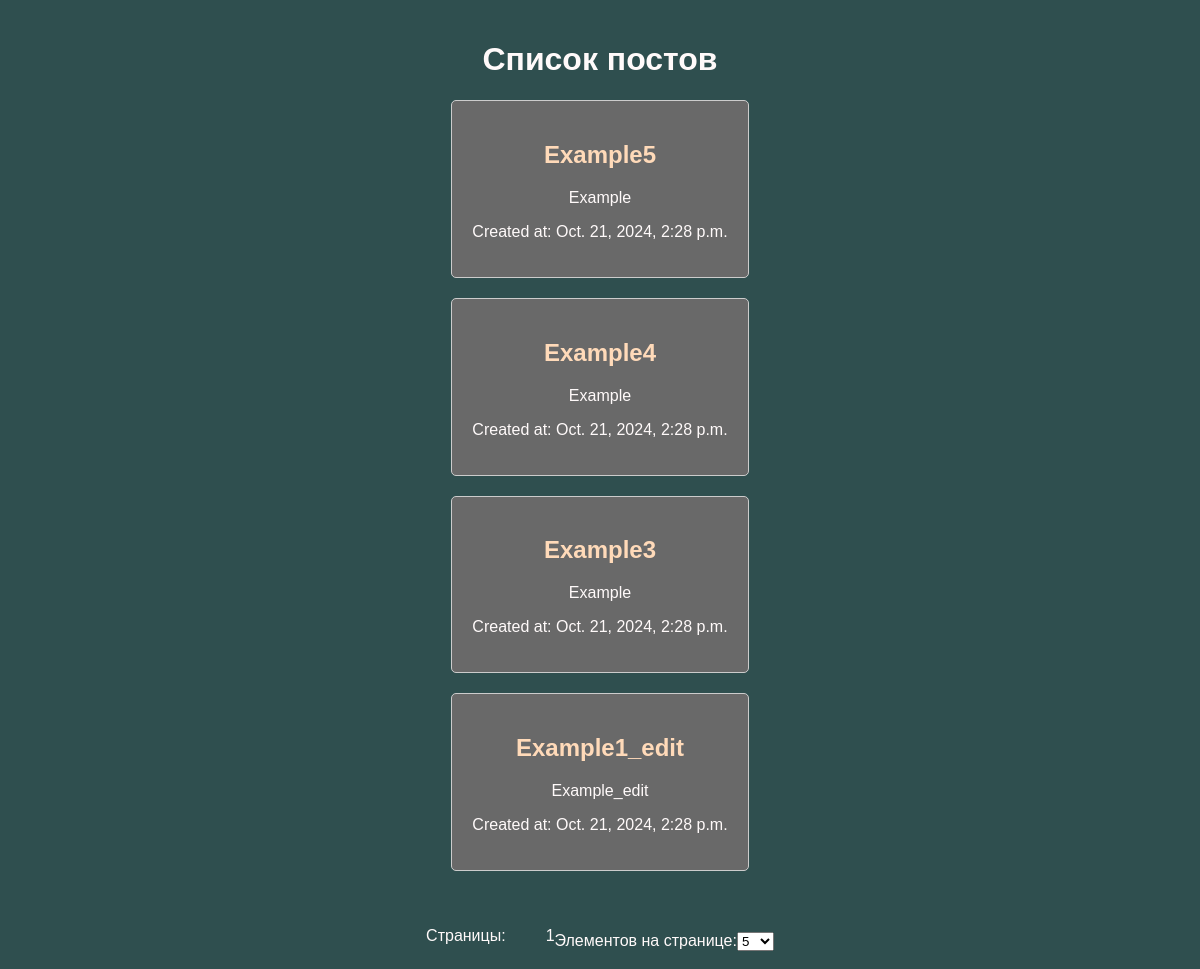
The page / on the database its author committed.
### blog_app/models.py (models this page shows, shortened)
class Blog(models.Model):
    title = models.CharField(max_length=100)
    content = models.TextField()
    author = models.CharField(max_length=50, default='admin')
    created_at = models.DateTimeField(auto_now_add=True)

### blog_app/views.py (the view)
# urls.py: path('', views.main)
def main(request):
    posts = Blog.objects.all().order_by('-title')
    items_per_page = int(request.GET.get('items_per_page', 5))
    paginator = Paginator(posts, items_per_page)
    page_number = request.GET.get('page')
    page_obj = paginator.get_page(page_number)
    context = {
        'page_obj': page_obj,
        'title': 'Главная страница'
    }
    return render(request, 'main.html', context)

### templates/blog_app/main.html (shortened to what this page needs)
<!DOCTYPE html>
<html lang="en">
<head>
</head>
<body>
    <div class="container">
        <h1>Список постов</h1>
        {% for post in page_obj %}
        <div class="post">
            <h2>{{ post.title }}</h2>
            <p>{{ post.content }}</p>
            <p>Created at: {{ post.created_at }}</p>
        </div>
        {% endfor %}
    </div>
<div class="pagination">
    <p>Страницы:</p>
    <ul>
        <tr>{{ page_obj.number }}{{ paginator.num_pages }}</tr>
    </ul>
    <div class="items-per-page">
        <label for="items-per-page">Элементов на странице:</label>
        <select id="items-per-page" name="items-per-page" onchange="changeItemsPerPage(this)">
            <option value="5" {% if page_obj.paginator.per_page == 5 %}selected{% endif %}>5</option>
        </select>
    </div>
</div>
</body>
</html>

### templates/blog_app/main.html (style rules this page uses)
body { font-family: Arial, sans-serif; color: #FFFAFA; background-color: #2F4F4F }
h1, { color: #C0C0C0; }
h2, h3, h4, h5, h6 { color: #FFDAB9; }
.pagination { display: flex; justify-content: center; align-items: center; margin-top: 20px; }
.items-per-page { display: flex; justify-content: center; align-items: center; margin-top: 10px; }
.container { display: flex; justify-content: center; align-items: center; flex-direction: column; margin-top: 20px; }
.post { margin-bottom: 20px; padding: 20px; border: 1px solid #ccc; border-radius: 5px; text-align: center; background-color: #696969; }

### rows shown on the page
Blog: title "Example5", content "Example", created_at "Oct. 21, 2024, 2:28 p.m."
Blog: title "Example4", content "Example", created_at "Oct. 21, 2024, 2:28 p.m."
Blog: title "Example3", content "Example", created_at "Oct. 21, 2024, 2:28 p.m."
Blog: title "Example1_edit", content "Example_edit", created_at "Oct. 21, 2024, 2:28 p.m."

### other values the page prints
{{ page_obj.number }} "1"
